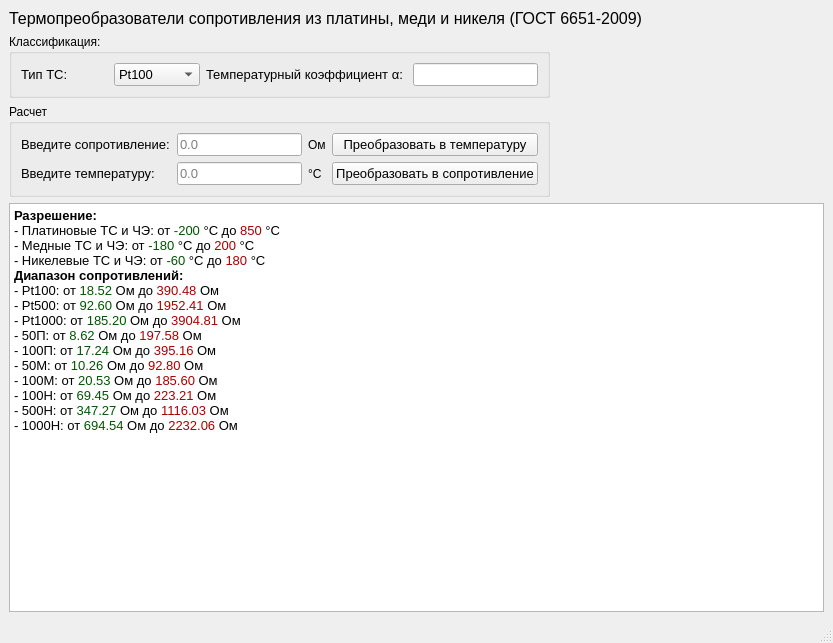
<?xml version="1.0" encoding="UTF-8"?>
<ui version="4.0">
 <class>RTD_Calculator_Resistance_to_Temperature</class>
 <widget class="QMainWindow" name="RTD_Calculator_Resistance_to_Temperature">
  <property name="geometry">
   <rect>
    <x>0</x>
    <y>0</y>
    <width>833</width>
    <height>643</height>
   </rect>
  </property>
  <property name="windowTitle">
   <string>RTD Calculator Resistance to Temperature</string>
  </property>
  <property name="windowIcon">
   <iconset resource="../resources/images.qrc">
    <normaloff>:/app4.png</normaloff>:/app4.png</iconset>
  </property>
  <widget class="QWidget" name="centralwidget">
   <layout class="QVBoxLayout" name="verticalLayout_3">
    <item>
     <widget class="QLabel" name="label">
      <property name="font">
       <font>
        <pointsize>12</pointsize>
       </font>
      </property>
      <property name="text">
       <string>Термопреобразователи сопротивления из платины, меди и никеля (ГОСТ 6651-2009)</string>
      </property>
     </widget>
    </item>
    <item>
     <layout class="QHBoxLayout" name="horizontalLayout_3">
      <item>
       <layout class="QVBoxLayout" name="verticalLayout_2">
        <item>
         <layout class="QHBoxLayout" name="horizontalLayout_2">
          <item>
           <widget class="QGroupBox" name="groupBox">
            <property name="sizePolicy">
             <sizepolicy hsizetype="Expanding" vsizetype="Preferred">
              <horstretch>0</horstretch>
              <verstretch>0</verstretch>
             </sizepolicy>
            </property>
            <property name="title">
             <string>Классификация:</string>
            </property>
            <layout class="QGridLayout" name="gridLayout_3">
             <item row="0" column="0">
              <layout class="QHBoxLayout" name="horizontalLayout">
               <item>
                <widget class="QLabel" name="label_2">
                 <property name="sizePolicy">
                  <sizepolicy hsizetype="Expanding" vsizetype="Preferred">
                   <horstretch>0</horstretch>
                   <verstretch>0</verstretch>
                  </sizepolicy>
                 </property>
                 <property name="minimumSize">
                  <size>
                   <width>47</width>
                   <height>0</height>
                  </size>
                 </property>
                 <property name="font">
                  <font>
                   <pointsize>10</pointsize>
                  </font>
                 </property>
                 <property name="text">
                  <string>Тип ТС:</string>
                 </property>
                </widget>
               </item>
               <item>
                <widget class="QComboBox" name="comboBox_Type">
                 <property name="sizePolicy">
                  <sizepolicy hsizetype="Expanding" vsizetype="Fixed">
                   <horstretch>0</horstretch>
                   <verstretch>0</verstretch>
                  </sizepolicy>
                 </property>
                 <property name="font">
                  <font>
                   <pointsize>10</pointsize>
                  </font>
                 </property>
                 <item>
                  <property name="text">
                   <string>Pt100</string>
                  </property>
                 </item>
                 <item>
                  <property name="text">
                   <string>Pt500</string>
                  </property>
                 </item>
                 <item>
                  <property name="text">
                   <string>Pt1000</string>
                  </property>
                 </item>
                 <item>
                  <property name="text">
                   <string>50П</string>
                  </property>
                 </item>
                 <item>
                  <property name="text">
                   <string>100П</string>
                  </property>
                 </item>
                 <item>
                  <property name="text">
                   <string>50М</string>
                  </property>
                 </item>
                 <item>
                  <property name="text">
                   <string>100М</string>
                  </property>
                 </item>
                 <item>
                  <property name="text">
                   <string>100Н</string>
                  </property>
                 </item>
                 <item>
                  <property name="text">
                   <string>500Н</string>
                  </property>
                 </item>
                 <item>
                  <property name="text">
                   <string>1000Н</string>
                  </property>
                 </item>
                </widget>
               </item>
               <item>
                <widget class="QLabel" name="label_3">
                 <property name="sizePolicy">
                  <sizepolicy hsizetype="Expanding" vsizetype="Preferred">
                   <horstretch>0</horstretch>
                   <verstretch>0</verstretch>
                  </sizepolicy>
                 </property>
                 <property name="minimumSize">
                  <size>
                   <width>197</width>
                   <height>0</height>
                  </size>
                 </property>
                 <property name="font">
                  <font>
                   <pointsize>10</pointsize>
                  </font>
                 </property>
                 <property name="text">
                  <string>Температурный коэффициент α: </string>
                 </property>
                </widget>
               </item>
               <item>
                <widget class="QLineEdit" name="lineEdit_alpha">
                 <property name="maximumSize">
                  <size>
                   <width>500</width>
                   <height>16777215</height>
                  </size>
                 </property>
                 <property name="font">
                  <font>
                   <pointsize>10</pointsize>
                  </font>
                 </property>
                 <property name="text">
                  <string/>
                 </property>
                 <property name="readOnly">
                  <bool>true</bool>
                 </property>
                </widget>
               </item>
              </layout>
             </item>
            </layout>
           </widget>
          </item>
         </layout>
        </item>
        <item>
         <widget class="QGroupBox" name="groupBox_2">
          <property name="title">
           <string>Расчет</string>
          </property>
          <layout class="QVBoxLayout" name="verticalLayout">
           <item>
            <layout class="QGridLayout" name="gridLayout">
             <item row="0" column="0">
              <widget class="QLabel" name="label_4">
               <property name="sizePolicy">
                <sizepolicy hsizetype="Expanding" vsizetype="Preferred">
                 <horstretch>0</horstretch>
                 <verstretch>0</verstretch>
                </sizepolicy>
               </property>
               <property name="minimumSize">
                <size>
                 <width>150</width>
                 <height>0</height>
                </size>
               </property>
               <property name="maximumSize">
                <size>
                 <width>500</width>
                 <height>16777215</height>
                </size>
               </property>
               <property name="font">
                <font>
                 <pointsize>10</pointsize>
                </font>
               </property>
               <property name="text">
                <string>Введите сопротивление:</string>
               </property>
              </widget>
             </item>
             <item row="0" column="1">
              <widget class="QLineEdit" name="lineEdit">
               <property name="maximumSize">
                <size>
                 <width>500</width>
                 <height>16777215</height>
                </size>
               </property>
               <property name="font">
                <font>
                 <pointsize>10</pointsize>
                </font>
               </property>
               <property name="placeholderText">
                <string>0.0</string>
               </property>
              </widget>
             </item>
             <item row="1" column="1">
              <widget class="QLineEdit" name="lineEdit_2">
               <property name="maximumSize">
                <size>
                 <width>500</width>
                 <height>16777215</height>
                </size>
               </property>
               <property name="font">
                <font>
                 <pointsize>10</pointsize>
                </font>
               </property>
               <property name="text">
                <string/>
               </property>
               <property name="placeholderText">
                <string>0.0</string>
               </property>
              </widget>
             </item>
             <item row="0" column="3">
              <widget class="QPushButton" name="pushButton">
               <property name="sizePolicy">
                <sizepolicy hsizetype="Expanding" vsizetype="Fixed">
                 <horstretch>0</horstretch>
                 <verstretch>0</verstretch>
                </sizepolicy>
               </property>
               <property name="font">
                <font>
                 <pointsize>10</pointsize>
                </font>
               </property>
               <property name="text">
                <string>Преобразовать в температуру</string>
               </property>
              </widget>
             </item>
             <item row="1" column="0">
              <widget class="QLabel" name="label_5">
               <property name="sizePolicy">
                <sizepolicy hsizetype="Expanding" vsizetype="Preferred">
                 <horstretch>0</horstretch>
                 <verstretch>0</verstretch>
                </sizepolicy>
               </property>
               <property name="minimumSize">
                <size>
                 <width>150</width>
                 <height>0</height>
                </size>
               </property>
               <property name="maximumSize">
                <size>
                 <width>500</width>
                 <height>16777215</height>
                </size>
               </property>
               <property name="font">
                <font>
                 <pointsize>10</pointsize>
                </font>
               </property>
               <property name="text">
                <string>Введите температуру:</string>
               </property>
              </widget>
             </item>
             <item row="1" column="3">
              <widget class="QPushButton" name="pushButton_2">
               <property name="sizePolicy">
                <sizepolicy hsizetype="Expanding" vsizetype="Fixed">
                 <horstretch>0</horstretch>
                 <verstretch>0</verstretch>
                </sizepolicy>
               </property>
               <property name="font">
                <font>
                 <pointsize>10</pointsize>
                </font>
               </property>
               <property name="text">
                <string>Преобразовать в сопротивление</string>
               </property>
              </widget>
             </item>
             <item row="0" column="2">
              <widget class="QLabel" name="label_6">
               <property name="sizePolicy">
                <sizepolicy hsizetype="Expanding" vsizetype="Preferred">
                 <horstretch>0</horstretch>
                 <verstretch>0</verstretch>
                </sizepolicy>
               </property>
               <property name="maximumSize">
                <size>
                 <width>100</width>
                 <height>16777215</height>
                </size>
               </property>
               <property name="text">
                <string>Ом</string>
               </property>
              </widget>
             </item>
             <item row="1" column="2">
              <widget class="QLabel" name="label_7">
               <property name="sizePolicy">
                <sizepolicy hsizetype="Expanding" vsizetype="Preferred">
                 <horstretch>0</horstretch>
                 <verstretch>0</verstretch>
                </sizepolicy>
               </property>
               <property name="maximumSize">
                <size>
                 <width>100</width>
                 <height>16777215</height>
                </size>
               </property>
               <property name="text">
                <string>°С</string>
               </property>
              </widget>
             </item>
            </layout>
           </item>
          </layout>
         </widget>
        </item>
       </layout>
      </item>
      <item>
       <spacer name="horizontalSpacer">
        <property name="orientation">
         <enum>Qt::Horizontal</enum>
        </property>
        <property name="sizeHint" stdset="0">
         <size>
          <width>40</width>
          <height>20</height>
         </size>
        </property>
       </spacer>
      </item>
     </layout>
    </item>
    <item>
     <widget class="QTextBrowser" name="textBrowser">
      <property name="html">
       <string>&lt;!DOCTYPE HTML PUBLIC &quot;-//W3C//DTD HTML 4.0//EN&quot; &quot;http://www.w3.org/TR/REC-html40/strict.dtd&quot;&gt;
&lt;html&gt;&lt;head&gt;&lt;meta name=&quot;qrichtext&quot; content=&quot;1&quot; /&gt;&lt;meta charset=&quot;utf-8&quot; /&gt;&lt;style type=&quot;text/css&quot;&gt;
p, li { white-space: pre-wrap; }
&lt;/style&gt;&lt;/head&gt;&lt;body style=&quot; font-family:'Segoe UI'; font-size:9pt; font-weight:400; font-style:normal;&quot;&gt;
&lt;p style=&quot; margin-top:0px; margin-bottom:0px; margin-left:0px; margin-right:0px; -qt-block-indent:0; text-indent:0px;&quot;&gt;&lt;span style=&quot; font-family:'MS Shell Dlg 2'; font-size:10pt; font-weight:600;&quot;&gt;Разрешение:&lt;/span&gt;&lt;/p&gt;
&lt;p style=&quot; margin-top:0px; margin-bottom:0px; margin-left:0px; margin-right:0px; -qt-block-indent:0; text-indent:0px;&quot;&gt;&lt;span style=&quot; font-family:'MS Shell Dlg 2'; font-size:10pt;&quot;&gt;- Платиновые ТС и ЧЭ: от &lt;/span&gt;&lt;span style=&quot; font-family:'MS Shell Dlg 2'; font-size:10pt; color:#005500;&quot;&gt;-200&lt;/span&gt;&lt;span style=&quot; font-family:'MS Shell Dlg 2'; font-size:10pt;&quot;&gt; °C до &lt;/span&gt;&lt;span style=&quot; font-family:'MS Shell Dlg 2'; font-size:10pt; color:#aa0000;&quot;&gt;850&lt;/span&gt;&lt;span style=&quot; font-family:'MS Shell Dlg 2'; font-size:10pt;&quot;&gt; °С &lt;/span&gt;&lt;/p&gt;
&lt;p style=&quot; margin-top:0px; margin-bottom:0px; margin-left:0px; margin-right:0px; -qt-block-indent:0; text-indent:0px;&quot;&gt;&lt;span style=&quot; font-family:'MS Shell Dlg 2'; font-size:10pt;&quot;&gt;- Медные ТС и ЧЭ: от &lt;/span&gt;&lt;span style=&quot; font-family:'MS Shell Dlg 2'; font-size:10pt; color:#005500;&quot;&gt;-180&lt;/span&gt;&lt;span style=&quot; font-family:'MS Shell Dlg 2'; font-size:10pt;&quot;&gt; °C до &lt;/span&gt;&lt;span style=&quot; font-family:'MS Shell Dlg 2'; font-size:10pt; color:#aa0000;&quot;&gt;200&lt;/span&gt;&lt;span style=&quot; font-family:'MS Shell Dlg 2'; font-size:10pt;&quot;&gt; °С &lt;/span&gt;&lt;/p&gt;
&lt;p style=&quot; margin-top:0px; margin-bottom:0px; margin-left:0px; margin-right:0px; -qt-block-indent:0; text-indent:0px;&quot;&gt;&lt;span style=&quot; font-family:'MS Shell Dlg 2'; font-size:10pt;&quot;&gt;- Никелевые ТС и ЧЭ: от &lt;/span&gt;&lt;span style=&quot; font-family:'MS Shell Dlg 2'; font-size:10pt; color:#005500;&quot;&gt;-60&lt;/span&gt;&lt;span style=&quot; font-family:'MS Shell Dlg 2'; font-size:10pt;&quot;&gt; °C до &lt;/span&gt;&lt;span style=&quot; font-family:'MS Shell Dlg 2'; font-size:10pt; color:#aa0000;&quot;&gt;180&lt;/span&gt;&lt;span style=&quot; font-family:'MS Shell Dlg 2'; font-size:10pt;&quot;&gt; °С &lt;/span&gt;&lt;/p&gt;
&lt;p style=&quot; margin-top:0px; margin-bottom:0px; margin-left:0px; margin-right:0px; -qt-block-indent:0; text-indent:0px;&quot;&gt;&lt;span style=&quot; font-family:'MS Shell Dlg 2'; font-size:10pt; font-weight:600;&quot;&gt;Диапазон сопротивлений:&lt;/span&gt;&lt;/p&gt;
&lt;p style=&quot; margin-top:0px; margin-bottom:0px; margin-left:0px; margin-right:0px; -qt-block-indent:0; text-indent:0px;&quot;&gt;&lt;span style=&quot; font-family:'MS Shell Dlg 2'; font-size:10pt;&quot;&gt;- Pt100: от &lt;/span&gt;&lt;span style=&quot; font-family:'MS Shell Dlg 2'; font-size:10pt; color:#005500;&quot;&gt;18.52&lt;/span&gt;&lt;span style=&quot; font-family:'MS Shell Dlg 2'; font-size:10pt;&quot;&gt; Ом до &lt;/span&gt;&lt;span style=&quot; font-family:'MS Shell Dlg 2'; font-size:10pt; color:#aa0000;&quot;&gt;390.48&lt;/span&gt;&lt;span style=&quot; font-family:'MS Shell Dlg 2'; font-size:10pt;&quot;&gt; Ом&lt;/span&gt;&lt;/p&gt;
&lt;p style=&quot; margin-top:0px; margin-bottom:0px; margin-left:0px; margin-right:0px; -qt-block-indent:0; text-indent:0px;&quot;&gt;&lt;span style=&quot; font-family:'MS Shell Dlg 2'; font-size:10pt;&quot;&gt;- Pt500: от &lt;/span&gt;&lt;span style=&quot; font-family:'MS Shell Dlg 2'; font-size:10pt; color:#005500;&quot;&gt;92.60&lt;/span&gt;&lt;span style=&quot; font-family:'MS Shell Dlg 2'; font-size:10pt;&quot;&gt; Ом до &lt;/span&gt;&lt;span style=&quot; font-family:'MS Shell Dlg 2'; font-size:10pt; color:#aa0000;&quot;&gt;1952.41&lt;/span&gt;&lt;span style=&quot; font-family:'MS Shell Dlg 2'; font-size:10pt;&quot;&gt; Ом&lt;/span&gt;&lt;/p&gt;
&lt;p style=&quot; margin-top:0px; margin-bottom:0px; margin-left:0px; margin-right:0px; -qt-block-indent:0; text-indent:0px;&quot;&gt;&lt;span style=&quot; font-family:'MS Shell Dlg 2'; font-size:10pt;&quot;&gt;- Pt1000: от &lt;/span&gt;&lt;span style=&quot; font-family:'MS Shell Dlg 2'; font-size:10pt; color:#005500;&quot;&gt;185.20&lt;/span&gt;&lt;span style=&quot; font-family:'MS Shell Dlg 2'; font-size:10pt;&quot;&gt; Ом до &lt;/span&gt;&lt;span style=&quot; font-family:'MS Shell Dlg 2'; font-size:10pt; color:#aa0000;&quot;&gt;3904.81&lt;/span&gt;&lt;span style=&quot; font-family:'MS Shell Dlg 2'; font-size:10pt;&quot;&gt; Ом&lt;/span&gt;&lt;/p&gt;
&lt;p style=&quot; margin-top:0px; margin-bottom:0px; margin-left:0px; margin-right:0px; -qt-block-indent:0; text-indent:0px;&quot;&gt;&lt;span style=&quot; font-family:'MS Shell Dlg 2'; font-size:10pt;&quot;&gt;- 50П: от &lt;/span&gt;&lt;span style=&quot; font-family:'MS Shell Dlg 2'; font-size:10pt; color:#005500;&quot;&gt;8.62&lt;/span&gt;&lt;span style=&quot; font-family:'MS Shell Dlg 2'; font-size:10pt;&quot;&gt; Ом до &lt;/span&gt;&lt;span style=&quot; font-family:'MS Shell Dlg 2'; font-size:10pt; color:#aa0000;&quot;&gt;197.58 &lt;/span&gt;&lt;span style=&quot; font-family:'MS Shell Dlg 2'; font-size:10pt;&quot;&gt;Ом&lt;/span&gt;&lt;/p&gt;
&lt;p style=&quot; margin-top:0px; margin-bottom:0px; margin-left:0px; margin-right:0px; -qt-block-indent:0; text-indent:0px;&quot;&gt;&lt;span style=&quot; font-family:'MS Shell Dlg 2'; font-size:10pt;&quot;&gt;- 100П: от &lt;/span&gt;&lt;span style=&quot; font-family:'MS Shell Dlg 2'; font-size:10pt; color:#005500;&quot;&gt;17.24&lt;/span&gt;&lt;span style=&quot; font-family:'MS Shell Dlg 2'; font-size:10pt;&quot;&gt; Ом до &lt;/span&gt;&lt;span style=&quot; font-family:'MS Shell Dlg 2'; font-size:10pt; color:#aa0000;&quot;&gt;395.16&lt;/span&gt;&lt;span style=&quot; font-family:'MS Shell Dlg 2'; font-size:10pt;&quot;&gt; Ом&lt;/span&gt;&lt;/p&gt;
&lt;p style=&quot; margin-top:0px; margin-bottom:0px; margin-left:0px; margin-right:0px; -qt-block-indent:0; text-indent:0px;&quot;&gt;&lt;span style=&quot; font-family:'MS Shell Dlg 2'; font-size:10pt;&quot;&gt;- 50М: от &lt;/span&gt;&lt;span style=&quot; font-family:'MS Shell Dlg 2'; font-size:10pt; color:#005500;&quot;&gt;10.26&lt;/span&gt;&lt;span style=&quot; font-family:'MS Shell Dlg 2'; font-size:10pt;&quot;&gt; Ом до &lt;/span&gt;&lt;span style=&quot; font-family:'MS Shell Dlg 2'; font-size:10pt; color:#aa0000;&quot;&gt;92.80&lt;/span&gt;&lt;span style=&quot; font-family:'MS Shell Dlg 2'; font-size:10pt;&quot;&gt; Ом&lt;/span&gt;&lt;/p&gt;
&lt;p style=&quot; margin-top:0px; margin-bottom:0px; margin-left:0px; margin-right:0px; -qt-block-indent:0; text-indent:0px;&quot;&gt;&lt;span style=&quot; font-family:'MS Shell Dlg 2'; font-size:10pt;&quot;&gt;- 100М: от &lt;/span&gt;&lt;span style=&quot; font-family:'MS Shell Dlg 2'; font-size:10pt; color:#005500;&quot;&gt;20.53&lt;/span&gt;&lt;span style=&quot; font-family:'MS Shell Dlg 2'; font-size:10pt;&quot;&gt; Ом до &lt;/span&gt;&lt;span style=&quot; font-family:'MS Shell Dlg 2'; font-size:10pt; color:#aa0000;&quot;&gt;185.60&lt;/span&gt;&lt;span style=&quot; font-family:'MS Shell Dlg 2'; font-size:10pt;&quot;&gt; Ом&lt;/span&gt;&lt;/p&gt;
&lt;p style=&quot; margin-top:0px; margin-bottom:0px; margin-left:0px; margin-right:0px; -qt-block-indent:0; text-indent:0px;&quot;&gt;&lt;span style=&quot; font-family:'MS Shell Dlg 2'; font-size:10pt;&quot;&gt;- 100Н: от &lt;/span&gt;&lt;span style=&quot; font-family:'MS Shell Dlg 2'; font-size:10pt; color:#005500;&quot;&gt;69.45&lt;/span&gt;&lt;span style=&quot; font-family:'MS Shell Dlg 2'; font-size:10pt;&quot;&gt; Ом до&lt;/span&gt;&lt;span style=&quot; font-family:'MS Shell Dlg 2'; font-size:10pt; color:#aa0000;&quot;&gt; 223.21&lt;/span&gt;&lt;span style=&quot; font-family:'MS Shell Dlg 2'; font-size:10pt;&quot;&gt; Ом&lt;/span&gt;&lt;/p&gt;
&lt;p style=&quot; margin-top:0px; margin-bottom:0px; margin-left:0px; margin-right:0px; -qt-block-indent:0; text-indent:0px;&quot;&gt;&lt;span style=&quot; font-family:'MS Shell Dlg 2'; font-size:10pt;&quot;&gt;- 500Н: от &lt;/span&gt;&lt;span style=&quot; font-family:'MS Shell Dlg 2'; font-size:10pt; color:#005500;&quot;&gt;347.27&lt;/span&gt;&lt;span style=&quot; font-family:'MS Shell Dlg 2'; font-size:10pt;&quot;&gt; Ом до &lt;/span&gt;&lt;span style=&quot; font-family:'MS Shell Dlg 2'; font-size:10pt; color:#aa0000;&quot;&gt;1116.03&lt;/span&gt;&lt;span style=&quot; font-family:'MS Shell Dlg 2'; font-size:10pt;&quot;&gt; Ом&lt;/span&gt;&lt;/p&gt;
&lt;p style=&quot; margin-top:0px; margin-bottom:0px; margin-left:0px; margin-right:0px; -qt-block-indent:0; text-indent:0px;&quot;&gt;&lt;span style=&quot; font-family:'MS Shell Dlg 2'; font-size:10pt;&quot;&gt;- 1000Н: от &lt;/span&gt;&lt;span style=&quot; font-family:'MS Shell Dlg 2'; font-size:10pt; color:#005500;&quot;&gt;694.54&lt;/span&gt;&lt;span style=&quot; font-family:'MS Shell Dlg 2'; font-size:10pt;&quot;&gt; Ом до &lt;/span&gt;&lt;span style=&quot; font-family:'MS Shell Dlg 2'; font-size:10pt; color:#aa0000;&quot;&gt;2232.06&lt;/span&gt;&lt;span style=&quot; font-family:'MS Shell Dlg 2'; font-size:10pt;&quot;&gt; Ом&lt;/span&gt;&lt;/p&gt;&lt;/body&gt;&lt;/html&gt;</string>
      </property>
     </widget>
    </item>
   </layout>
  </widget>
  <widget class="QMenuBar" name="menubar">
   <property name="geometry">
    <rect>
     <x>0</x>
     <y>0</y>
     <width>833</width>
     <height>26</height>
    </rect>
   </property>
  </widget>
  <widget class="QStatusBar" name="statusbar"/>
 </widget>
 <resources>
  <include location="../resources/images.qrc"/>
 </resources>
 <connections/>
</ui>
